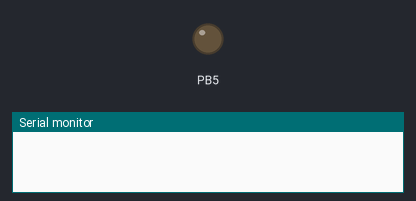
A program run on a simulated ATmega328P, built with avr-gcc and emulated at 16 MHz. Parts: output pins drawn as LEDs (lit = HIGH), the last lines printed to the serial monitor.

Above: at 2.0 s.
At 6.2 s:
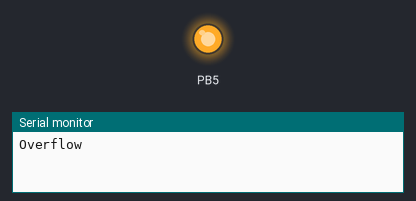
Timing chart, 0 to 10.9 s (numbered marks = the images above):
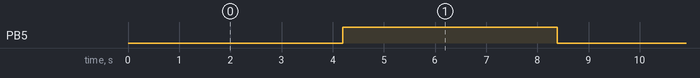

Measured:
- by itself, PB5: alternates HIGH for 4.2 s and LOW for 4.2 s

The program:

main.c
```c
#include <avr/io.h>
#include <avr/interrupt.h>
#include <util/delay.h>
#include <string.h>

volatile uint8_t led_state = 0;

//############################################
//#                UART                      #
//############################################

void uart_init(uint16_t ubrr) {
    // Ställ in baudrate
    UBRR0H = (unsigned char)(ubrr >> 8);
    UBRR0L = (unsigned char)ubrr;

    // Aktivera sändning
    UCSR0B = (1 << TXEN0);

    // Asynkron, 8 bit, 1 stopbit
    UCSR0C = (1 << UCSZ01) | (1 << UCSZ00);
}

void uart_send_char(char c) {
    while (!(UCSR0A & (1 << UDRE0))); // Vänta tills sändbuffert är tom
    UDR0 = c;
}

void uart_send_string(const char* str) {
    for (size_t i = 0; i < strlen(str); i++) {
        uart_send_char(str[i]);
    }
}

//############################################
//#                END UART                  #
//############################################

//############################################
//#                 TIMER                    #
//############################################

void timer1_init(void) {
    // Se kapitel 14 till 18 för olika timerkonfigureringar

    // TCCR1A = Timer/Counter1 Control Register A
    // TCCR1B = Timer/Counter1 Control Register B
    TCCR1A = 0;
    TCCR1B = 0;

    // Timer/Counter1
    TCNT1 = 0;

    // CSxx - Clock Select
    // Prescaler = 1024
    TCCR1B |= (1 << CS12) | (1 << CS10); // -- > xxxxx000 | 00000100 | 00000001 --> xxxxx101
    // 00000001 << 0 --> 00000001 == (1 << CS10)
    // 00000001 << 1 --> 00000010
    // 00000001 << 2 --> 00000100 == (1 << CS12)
    // ...
    // 00000001 << 8 --> 00000000
    // ...
    //
    // TIMSK1 - Timer/Counter1 Interrupt Mask
    // TIFR1 - Timer/Counter1 Interrupt Flag
    // Aktivera overflow interrupt
    TIMSK1 |= (1 << TOIE1);
}

//############################################
//#                 GPIO                     #
//############################################

void io_init(void) {
    DDRB |= (1 << DDB5); // Pin 13 som output
}

//############################################
//#                 END GPIO                 #
//############################################

//############################################
//#                   MAIN                    #
//############################################

int main(void) {
    io_init();
    uart_init(103);   // 9600 baud @ 16 MHz → UBRR = 103
    timer1_init();
    sei();            // Aktivera globala avbrott

    while (1) {
        // Ingenting behövs i huvudloopen
    }
}

//############################################
//#                 END MAIN                 #
//############################################

//############################################
//#                   ISR                    #
//############################################

// ISR --> Interupt Sub Rutine
ISR(TIMER1_OVF_vect) {
    // Växla LED
    if (led_state) {
        PORTB &= ~(1 << PORTB5);
        led_state = 0;
    } else {
        PORTB |= (1 << PORTB5);
        led_state = 1;
    }

    // Skicka meddelande via UART
    uart_send_string("Overflow\r\n");
}

//############################################
//#                 END ISR                  #
//############################################
```

fake.c
```c
#include <avr/io.h>
// AVR Timer CTC Interrupts Calculator
// v. 8
// http://www.arduinoslovakia.eu/application/timer-calculator
// Microcontroller: ATmega328P
// Created: 2025-05-08T11:53:51.589Z

#define ledPin 13

void setupTimer1() {
  noInterrupts();
  // Clear registers
  TCCR1A = 0;
  TCCR1B = 0;
  TCNT1 = 0;

  // 250 Hz (16000000/((249+1)*256))
  OCR1A = 249;

  // 50 Hz (16000000/((1249+1)*256))
  // OCR1A = 1249

  // 20ms --> 50Hz
  // 100ms --> 10Hz
  // 500ms --> 2Hz
  // 1 sec --> 1Hz
  // 2 sec --> 0.5Hz

  // CTC
  TCCR1B |= (1 << WGM12);
  // Prescaler 256
  TCCR1B |= (1 << CS12);
  // Output Compare Match A Interrupt Enable
  TIMSK1 |= (1 << OCIE1A);
  interrupts();
}

void setup() {
  pinMode(ledPin, 0);
  setupTimer1();
}

void loop() {
}

ISR(TIMER1_COMPA_vect) {
  digitalWrite(ledPin, digitalRead(ledPin) ^ 1);
}
```
